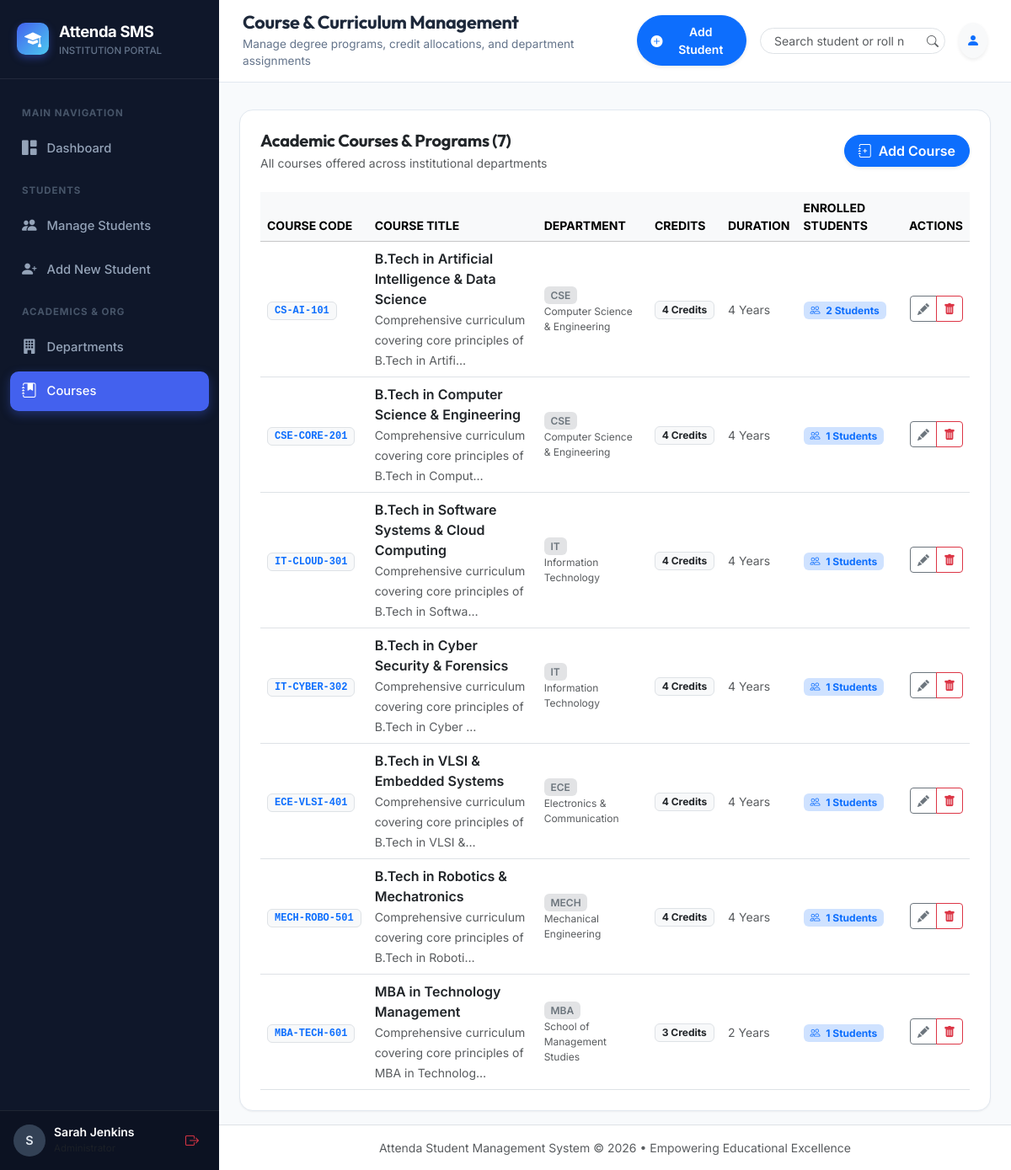
The app's page /courses/ (signed in) with its own data.
### students_app/models.py (models this page shows, shortened)
class Course(models.Model):
    name = models.CharField(max_length=160, help_text="Course title (e.g. B.Tech in Artificial Intelligence)")
    code = models.CharField(max_length=30, unique=True, help_text="Course code (e.g. CS101, BT-AI-204)")
    department = models.ForeignKey(Department, on_delete=models.CASCADE, related_name='courses')
    credits = models.PositiveIntegerField(default=4, help_text="Course credits")
    duration_years = models.PositiveIntegerField(default=4, help_text="Duration in years")
    description = models.TextField(blank=True, null=True, help_text="Overview of the course")
    created_at = models.DateTimeField(auto_now_add=True)
    updated_at = models.DateTimeField(auto_now=True)
    class Meta:
        ordering = ['name']

class Department(models.Model):
    name = models.CharField(max_length=120, unique=True, help_text="Department name (e.g. Computer Science & Engineering)")
    code = models.CharField(max_length=20, unique=True, help_text="Short code (e.g. CSE)")
    description = models.TextField(blank=True, null=True, help_text="Brief description of the department")
    created_at = models.DateTimeField(auto_now_add=True)
    updated_at = models.DateTimeField(auto_now=True)
    class Meta:
        ordering = ['name']

### students_app/views.py (the view)
# urls.py: path('courses/', views.course_list_view, name='course_list'),
@login_required
def course_list_view(request):
    courses = Course.objects.select_related('department').annotate(
        total_students=Count('students')
    ).all()
    return render(request, 'students_app/courses/course_list.html', {'courses': courses})

### templates/students_app/courses/course_list.html (shortened to what this page needs)
{% extends 'base.html' %}
{% load static %}
{% block page_title %}Course &amp; Curriculum Management{% endblock %}
{% block page_subtitle %}Manage degree programs, credit allocations, and department assignments{% endblock %}
{% block content %}
<div class="card card-custom p-4">
    <div class="d-flex flex-wrap align-items-center justify-content-between mb-4 gap-2">
        <div>
            <h5 class="fw-bold mb-1">Academic Courses &amp; Programs ({{ courses.count }})</h5>
            <p class="text-muted small mb-0">All courses offered across institutional departments</p>
        </div>
        <a href="{% url 'course_add' %}" class="btn btn-primary rounded-pill px-3 fw-semibold d-inline-flex align-items-center gap-2 shadow-sm">
            <i class="bi bi-journal-plus"></i> Add Course
        </a>
    </div>
    <div class="table-responsive">
        <table class="table table-hover align-middle mb-0">
            <thead class="table-light">
                <tr class="text-muted small text-uppercase">
                    <th>Course Code</th>
                    <th>Course Title</th>
                    <th>Department</th>
                    <th>Credits</th>
                    <th>Duration</th>
                    <th>Enrolled Students</th>
                    <th class="text-end">Actions</th>
                </tr>
            </thead>
            <tbody>
                {% if courses %}
                    {% for course in courses %}
                    <tr>
                        <td>
                            <span class="badge bg-light text-primary border font-monospace px-2 py-1 fw-bold">
                                {{ course.code }}
                            </span>
                        </td>
                        <td>
                            <div class="fw-semibold text-dark">{{ course.name }}</div>
                            <small class="text-muted">{{ course.description|default:"Curriculum program"|truncatechars:70 }}</small>
                        </td>
                        <td>
                            <span class="badge bg-secondary-subtle text-secondary fw-semibold">
                                {{ course.department.code }}
                            </span>
                            <div class="small text-muted" style="font-size: 0.75rem;">{{ course.department.name }}</div>
                        </td>
                        <td>
                            <span class="badge bg-light text-dark border">{{ course.credits }} Credits</span>
                        </td>
                        <td>
                            <span class="small text-muted">{{ course.duration_years }} Years</span>
                        </td>
                        <td>
                            <a href="{% url 'student_list' %}?course={{ course.id }}" class="badge bg-primary-subtle text-primary text-decoration-none px-2 py-1">
                                <i class="bi bi-people me-1"></i> {{ course.total_students }} Students
                            </a>
                        </td>
                        <td class="text-end">
                            <div class="btn-group btn-group-sm">
                                <a href="{% url 'course_edit' course.pk %}" class="btn btn-outline-secondary" title="Edit Course">
                                    <i class="bi bi-pencil-fill"></i>
                                </a>
                                <a href="{% url 'course_delete' course.pk %}" class="btn btn-outline-danger" title="Delete Course">
                                    <i class="bi bi-trash-fill"></i>
                                </a>
                            </div>
                        </td>
                    </tr>
                    {% endfor %}
                {% endif %}
            </tbody>
        </table>
    </div>
</div>
{% endblock %}

### templates/base.html (shortened to what this page needs)
{% load static %}
<!DOCTYPE html>
<html lang="en">
<head>
    <link href="https://cdn.jsdelivr.net/npm/bootstrap@5.3.3/dist/css/bootstrap.min.css" rel="stylesheet">
    <link rel="stylesheet" href="https://cdn.jsdelivr.net/npm/bootstrap-icons@1.11.3/font/bootstrap-icons.min.css">
    <link rel="stylesheet" href="{% static 'css/style.css' %}">
</head>
<body>
    <div class="app-wrapper">
        <aside class="app-sidebar">
            <div class="sidebar-header">
                <a href="{% url 'dashboard' %}" class="brand-logo">
                    <div class="brand-icon">
                        <i class="bi bi-mortarboard-fill"></i>
                    </div>
                    <div>
                        <div class="brand-title">Attenda SMS</div>
                        <div style="font-size: 0.72rem; color: #64748b; font-weight: 500;">INSTITUTION PORTAL</div>
                    </div>
                </a>
            </div>
            <div class="sidebar-menu">
                <div class="menu-section-label">Main Navigation</div>
                <a href="{% url 'dashboard' %}" class="nav-link-custom {% if request.resolver_match.url_name == 'dashboard' or request.resolver_match.url_name == 'home' %}active{% endif %}">
                    <i class="bi bi-grid-1x2-fill"></i>
                    <span>Dashboard</span>
                </a>
                <div class="menu-section-label">Students</div>
                <a href="{% url 'student_list' %}" class="nav-link-custom {% if request.resolver_match.url_name == 'student_list' or request.resolver_match.url_name == 'student_detail' %}active{% endif %}">
                    <i class="bi bi-people-fill"></i>
                    <span>Manage Students</span>
                </a>
                <a href="{% url 'student_add' %}" class="nav-link-custom {% if request.resolver_match.url_name == 'student_add' %}active{% endif %}">
                    <i class="bi bi-person-plus-fill"></i>
                    <span>Add New Student</span>
                </a>
                <div class="menu-section-label">Academics & Org</div>
                <a href="{% url 'department_list' %}" class="nav-link-custom {% if 'department' in request.resolver_match.url_name %}active{% endif %}">
                    <i class="bi bi-building-fill"></i>
                    <span>Departments</span>
                </a>
                <a href="{% url 'course_list' %}" class="nav-link-custom {% if 'course' in request.resolver_match.url_name %}active{% endif %}">
                    <i class="bi bi-journal-bookmark-fill"></i>
                    <span>Courses</span>
                </a>
            </div>
            <div class="sidebar-footer">
                <div class="d-flex align-items-center justify-content-between">
                    <div class="user-profile-badge">
                        <div class="user-avatar-sm">
                            {{ request.user.first_name|default:request.user.username|make_list|first|upper }}
                        </div>
                        <div style="line-height: 1.2;">
                            <div class="text-white fw-semibold small text-truncate" style="max-width: 110px;">
                                {{ request.user.get_full_name|default:request.user.username }}
                            </div>
                            <small class="text-muted" style="font-size: 0.72rem;">Administrator</small>
                        </div>
                    </div>
                    <a href="{% url 'logout' %}" class="btn btn-sm btn-outline-danger border-0 p-1 px-2" title="Sign out">
                        <i class="bi bi-box-arrow-right fs-6"></i>
                    </a>
                </div>
            </div>
        </aside>
        <div class="app-main">
            <header class="app-header">
                <div class="d-flex align-items-center gap-3">
                    <div>
                        <h1 class="page-title">{% block page_title %}Dashboard{% endblock %}</h1>
                        <p class="page-subtitle">{% block page_subtitle %}Overview & Key Statistics{% endblock %}</p>
                    </div>
                </div>
                <div class="d-flex align-items-center gap-3">
                    <a href="{% url 'student_add' %}" class="btn btn-primary btn-sm px-3 py-2 fw-semibold d-none d-sm-inline-flex align-items-center gap-2 shadow-sm rounded-pill">
                        <i class="bi bi-plus-circle-fill"></i> Add Student
                    </a>
                    <form action="{% url 'student_list' %}" method="GET" class="d-none d-md-flex position-relative">
                        <input type="text" name="q" class="form-control form-control-sm rounded-pill pe-5 ps-3" placeholder="Search student or roll no..." style="width: 220px;">
                        <button type="submit" class="btn btn-sm position-absolute end-0 top-50 translate-middle-y border-0 text-muted">
                            <i class="bi bi-search"></i>
                        </button>
                    </form>
                    <div class="dropdown">
                        <button class="btn btn-light rounded-circle p-2 shadow-sm" type="button" data-bs-toggle="dropdown" aria-expanded="false">
                            <i class="bi bi-person-fill text-primary"></i>
                        </button>
                    </div>
                </div>
            </header>
            <div class="container-fluid px-4 pt-3">
            </div>
            <main class="container-fluid px-4 py-3 flex-grow-1">
                {% block content %}{% endblock %}
            </main>
            <footer class="text-center py-3 text-muted small border-top bg-white mt-auto">
                <div class="container-fluid">
                    Attenda Student Management System &copy; {% now "Y" %} &bull; Empowering Educational Excellence
                </div>
            </footer>
        </div>
    </div>
</body>
</html>

### static/css/style.css (style rules this page uses)
:root { --font-main: 'Inter', -apple-system, BlinkMacSystemFont, "Segoe UI", Roboto, sans-serif; --font-heading: 'Outfit', 'Inter', sans-serif; --primary: #4361ee; --primary-hover: #3a56d4; --primary-light: #eef2ff; --secondary: #3f37c9; --success: #10b981; --success-light: #ecfdf5; --warning: #f59e0b; --warning-light: #fffbeb; --danger: #ef4444; --danger-light: #fef2f2; --info: #06b6d4; --info-light: #ecfeff; --bg-app: #f8fafc; --bg-card: #ffffff; --border-color: #e2e8f0; --text-main: #1e293b; --text-muted: #64748b; --sidebar-bg: #0f172a; --sidebar-hover: #1e293b; --sidebar-active: #4361ee; --radius-sm: 6px; --radius-md: 10px; --radius-lg: 16px; --shadow-sm: 0 1px 2px 0 rgba(0, 0, 0, 0.05); --shadow-md: 0 4px 6px -1px rgba(0, 0, 0, 0.07), 0 2px 4px -2px rgba(0, 0, 0, 0.05); --shadow-lg: 0 10px 15px -3px rgba(0, 0, 0, 0.08), 0 4px 6px -4px rgba(0, 0, 0, 0.04); }
body { font-family: var(--font-main); background-color: var(--bg-app); color: var(--text-main); margin: 0; padding: 0; -webkit-font-smoothing: antialiased; }
h1, h2, h3, h4, h5, h6, .brand-font { font-family: var(--font-heading); font-weight: 600; letter-spacing: -0.015em; }
.app-wrapper { display: flex; min-height: 100vh; width: 100%; }
.app-sidebar { width: 260px; background-color: var(--sidebar-bg); color: #94a3b8; display: flex; flex-direction: column; flex-shrink: 0; transition: all 0.3s ease; z-index: 1040; }
.sidebar-header { padding: 24px 20px; border-bottom: 1px solid rgba(255, 255, 255, 0.08); }
.brand-logo { display: flex; align-items: center; gap: 12px; text-decoration: none; color: #ffffff; }
.brand-icon { width: 38px; height: 38px; background: linear-gradient(135deg, #4361ee, #4cc9f0); border-radius: var(--radius-md); display: flex; align-items: center; justify-content: center; font-size: 1.25rem; color: #fff; box-shadow: 0 4px 10px rgba(67, 97, 238, 0.4); }
.brand-title { font-size: 1.15rem; font-weight: 700; letter-spacing: -0.02em; }
.sidebar-menu { padding: 20px 12px; flex-grow: 1; display: flex; flex-direction: column; gap: 6px; overflow-y: auto; }
.menu-section-label { font-size: 0.72rem; font-weight: 700; text-transform: uppercase; letter-spacing: 0.08em; color: #475569; padding: 12px 14px 4px; }
.nav-link-custom { display: flex; align-items: center; gap: 12px; padding: 10px 14px; border-radius: var(--radius-md); color: #94a3b8; text-decoration: none; font-size: 0.92rem; font-weight: 500; transition: all 0.2s ease; }
.nav-link-custom.active { background-color: var(--sidebar-active); color: #ffffff; box-shadow: 0 4px 12px rgba(67, 97, 238, 0.35); }
.nav-link-custom i { font-size: 1.1rem; }
.sidebar-footer { padding: 16px; border-top: 1px solid rgba(255, 255, 255, 0.08); background: rgba(0, 0, 0, 0.2); }
.user-profile-badge { display: flex; align-items: center; gap: 10px; }
.user-avatar-sm { width: 38px; height: 38px; border-radius: 50%; background: #334155; color: #e2e8f0; display: flex; align-items: center; justify-content: center; font-weight: 600; font-size: 0.9rem; }
.app-main { flex-grow: 1; display: flex; flex-direction: column; min-width: 0; overflow-x: hidden; }
.app-header { background-color: var(--bg-card); border-bottom: 1px solid var(--border-color); padding: 14px 28px; display: flex; align-items: center; justify-content: space-between; position: sticky; top: 0; z-index: 1020; }
.page-title { font-size: 1.35rem; font-weight: 700; color: var(--text-main); margin: 0; }
.page-subtitle { font-size: 0.85rem; color: var(--text-muted); margin: 2px 0 0 0; }
.card-custom { background-color: var(--bg-card); border: 1px solid var(--border-color); border-radius: var(--radius-lg); box-shadow: var(--shadow-sm); transition: box-shadow 0.2s ease; }

### records on screen
Course: code "CS-AI-101", name "B.Tech in Artificial Intelligence & Data Science", description "Comprehensive curriculum covering core principles of B.Tech in Artifi…", department.code "CSE", department.name "Computer Science & Engineering", credits "4", duration_years "4", total_students "2"
Course: code "CSE-CORE-201", name "B.Tech in Computer Science & Engineering", description "Comprehensive curriculum covering core principles of B.Tech in Comput…", department.code "CSE", department.name "Computer Science & Engineering", credits "4", duration_years "4", total_students "1"
Course: code "IT-CLOUD-301", name "B.Tech in Software Systems & Cloud Computing", description "Comprehensive curriculum covering core principles of B.Tech in Softwa…", department.code "IT", department.name "Information Technology", credits "4", duration_years "4", total_students "1"
Course: code "IT-CYBER-302", name "B.Tech in Cyber Security & Forensics", description "Comprehensive curriculum covering core principles of B.Tech in Cyber …", department.code "IT", department.name "Information Technology", credits "4", duration_years "4", total_students "1"
Course: code "ECE-VLSI-401", name "B.Tech in VLSI & Embedded Systems", description "Comprehensive curriculum covering core principles of B.Tech in VLSI &…", department.code "ECE", department.name "Electronics & Communication", credits "4", duration_years "4", total_students "1"
Course: code "MECH-ROBO-501", name "B.Tech in Robotics & Mechatronics", description "Comprehensive curriculum covering core principles of B.Tech in Roboti…", department.code "MECH", department.name "Mechanical Engineering", credits "4", duration_years "4", total_students "1"
Course: code "MBA-TECH-601", name "MBA in Technology Management", description "Comprehensive curriculum covering core principles of MBA in Technolog…", department.code "MBA", department.name "School of Management Studies", credits "3", duration_years "2", total_students "1"

### other values on screen
{{ request.user.get_full_name|default:request.user.username }} "Sarah Jenkins"
{{ courses.count }} "7"
